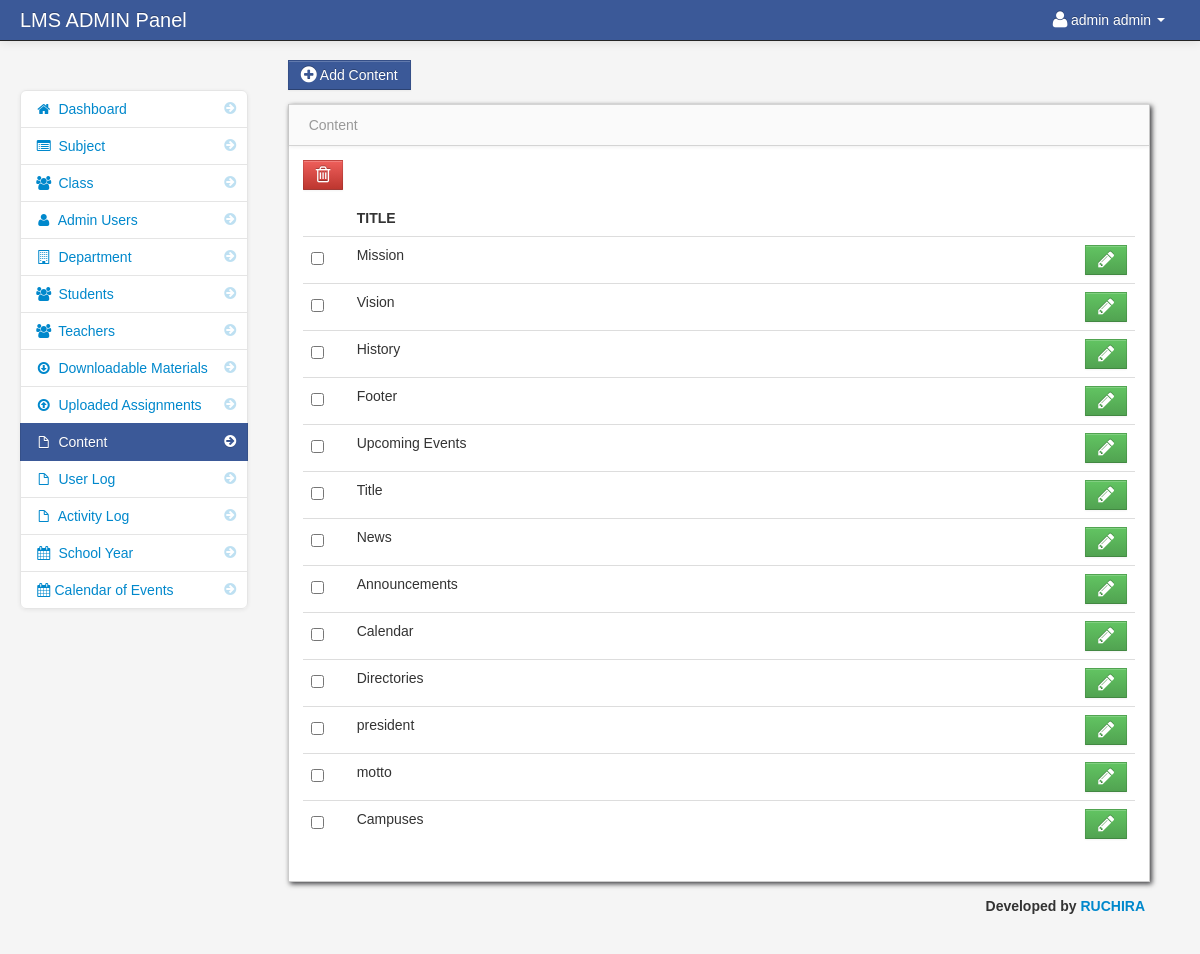
The app's page /admin/content.php (signed in) with its own data.
### tables this page shows
CREATE TABLE `users` (
  `user_id` int(11) NOT NULL,
  `username` varchar(100) NOT NULL,
  `password` varchar(100) NOT NULL,
  `firstname` varchar(100) NOT NULL,
  `lastname` varchar(100) NOT NULL
);

CREATE TABLE `content` (
  `content_id` int(11) NOT NULL,
  `title` varchar(100) NOT NULL,
  `content` mediumtext NOT NULL
);

### admin/session.php (called while the page is built, shortened)
<?php
$session_id=$_SESSION['id'];
?>

### admin/content.php (the view, shortened to what this page needs)
<?php include('header.php'); ?>
<?php include('session.php'); ?>
    <body>
		<?php include('navbar.php'); ?>
        <div class="container-fluid">
            <div class="row-fluid">
				<?php include('content_sidebar.php'); ?>
                <div class="span9" id="content">
                     <div class="row-fluid">
					 <a href="add_content.php" class="btn btn-info"><i class="icon-plus-sign icon-large"></i> Add Content</a>
                        <div id="block_bg" class="block">
                            <div class="navbar navbar-inner block-header">
                                <div class="muted pull-left">Content</div>
                            </div>
                            <div class="block-content collapse in">
                                <div class="span12">
									<form action="delete_content.php" method="post">
  									<table cellpadding="0" cellspacing="0" border="0" class="table" id="example">
									<a data-toggle="modal" href="#content_delete" id="delete"  class="btn btn-danger" name=""><i class="icon-trash icon-large"></i></a>
									<thead>
										        <tr>
											     <th></th>
												 <th>Title</th>
												 <th></th>
												</tr>
										</thead>
										<tbody>
             		<?php
					$content_query = mysqli_query($conn,"select * from content")or die(mysqli_error());
					while($row = mysqli_fetch_array($content_query)){
					$id = $row['content_id'];
					?>
										<tr>
										<td width="30">
										<input id="optionsCheckbox" class="uniform_on" name="selector[]" type="checkbox" value="<?php echo $id; ?>">
										</td>
                                         <td><?php echo $row['title']; ?></td>
                                         <td width="30"><a href="edit_content.php<?php echo '?id='.$id; ?>" class="btn btn-success"><i class="icon-pencil icon-large"></i></a></td>
                                </tr>
                         <?php } ?>
										</tbody>
									</table>
									</form>
                                </div>
                            </div>
                        </div>
                    </div>
                </div>
            </div>
		<?php include('footer.php'); ?>
        </div>
		<?php include('script.php'); ?>
    </body>
</html>

### admin/navbar.php (shortened to what this page needs)
<div class="navbar navbar-fixed-top navbar-inverse">
          <div class="navbar-inner">
              <div class="container-fluid">
                  <span class="brand" href="#"> LMS ADMIN Panel</span>
                  <div class="nav-collapse collapse">
                      <ul class="nav pull-right">
				<?php $query= mysqli_query($conn,"select * from users where user_id = '$session_id'")or die(mysqli_error());
						$row = mysqli_fetch_array($query);
				?>
                          <li class="dropdown">
                              <a href="#" role="button" class="dropdown-toggle" data-toggle="dropdown"> <i class="icon-user icon-large"></i><?php echo $row['firstname']." ".$row['lastname'];  ?> <i class="caret"></i>
                              </a>
                          </li>
                      </ul>
                  </div>
              </div>
          </div>
      </div>

### admin/assets/styles.css (style rules this page uses)
body { padding-top: 60px; padding-bottom: 40px; background-color: #f5f5f5; }
#content { margin-left:0px; }
.block { background: url("../images/pixel-60fff.png") repeat scroll 0 0 rgba(0, 0, 0, 0) !important; border: 1px solid #ccc; background: white; margin: 1em 0em; border-top: none; -webkit-box-shadow: 2px 2px 5px rgba(0, 0, 6, 0.75); -moz-box-shadow: 2px 2px 5px rgba(0, 0, 6, 0.75); box-shadow: 2px 2px 5px rgba(0, 0, 6, 0.75); }
.block-content { margin: 1em; min-height: .25em; }
.block-header { margin-bottom: 0px; border-right: none; border-left: none; -webkit-border-radius: 0px; -moz-border-radius: 0px; border-radius: 0px; }
.block-header div { padding-top: 10px; }

### records on screen
users: firstname "admin", lastname "admin"
content: title "Mission"
content: title "Vision"
content: title "History"
content: title "Footer"
content: title "Upcoming Events"
content: title "Title"
content: title "News"
content: title "Announcements"
content: title "Calendar"
content: title "Directories"
content: title "president"
content: title "motto"
content: title "Campuses"
